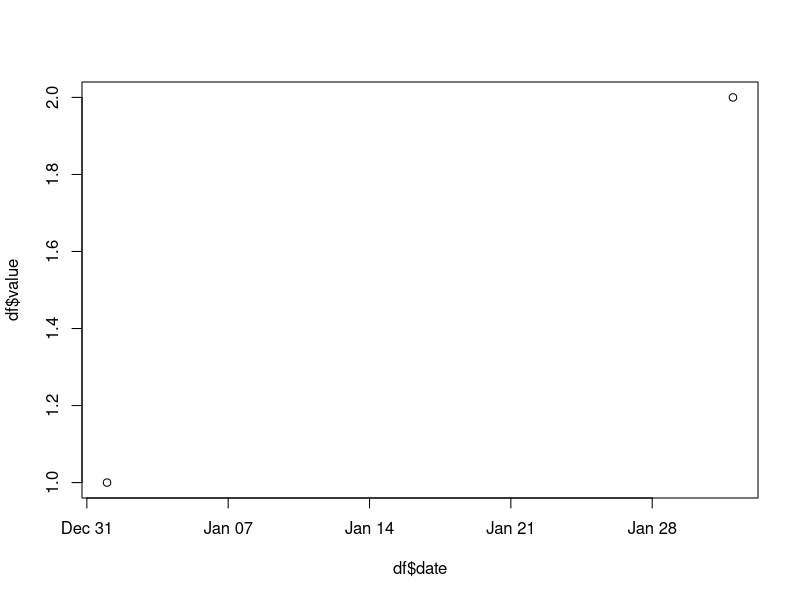

Generate this figure with R:
# r2py crawler metadata
# package: withr
# source_type: rd_example
# topic: with_locale.Rd
# source_file: C:\Users\bened\AppData\Local\R\win-library\4.5\withr\help
# lines: 23

suppressPackageStartupMessages(library(withr))
## Change locale for time:
df <- data.frame(
  stringsAsFactors = FALSE,
  date = as.Date(c("2019-01-01", "2019-02-01")),
  value = c(1, 2)
)
with_locale(new = c("LC_TIME" = "es_ES"), code = plot(df$date, df$value))
## Compare with:
#  plot(df$date, df$value)

## Month names:
with_locale(new = c("LC_TIME" = "en_GB"), format(ISOdate(2000, 1:12, 1), "%B"))
with_locale(new = c("LC_TIME" = "es_ES"), format(ISOdate(2000, 1:12, 1), "%B"))

## Change locale for currencies:
with_locale(new = c("LC_MONETARY" = "it_IT"), Sys.localeconv())
with_locale(new = c("LC_MONETARY" = "en_US"), Sys.localeconv())

## Ordering:
x <- c("bernard", "bÃ©rÃ©nice", "bÃ©atrice", "boris")
with_locale(c(LC_COLLATE = "fr_FR"), sort(x))
with_locale(c(LC_COLLATE = "C"), sort(x))
